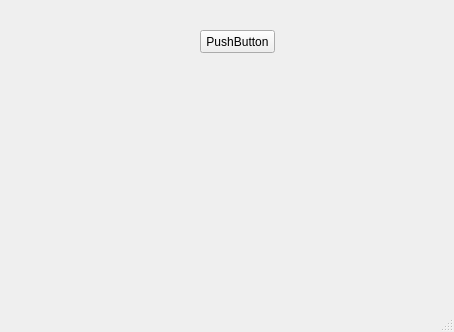
<?xml version="1.0" encoding="UTF-8"?>
<ui version="4.0">
 <class>MainWindow</class>
 <widget class="QMainWindow" name="MainWindow">
  <property name="geometry">
   <rect>
    <x>0</x>
    <y>0</y>
    <width>454</width>
    <height>332</height>
   </rect>
  </property>
  <property name="windowTitle">
   <string>MainWindow</string>
  </property>
  <widget class="QWidget" name="centralwidget">
   <widget class="QPushButton" name="pushButton">
    <property name="geometry">
     <rect>
      <x>200</x>
      <y>30</y>
      <width>75</width>
      <height>23</height>
     </rect>
    </property>
    <property name="text">
     <string>PushButton</string>
    </property>
   </widget>
  </widget>
  <widget class="QMenuBar" name="menubar">
   <property name="geometry">
    <rect>
     <x>0</x>
     <y>0</y>
     <width>454</width>
     <height>21</height>
    </rect>
   </property>
  </widget>
  <widget class="QStatusBar" name="statusbar"/>
 </widget>
 <resources/>
 <connections/>
</ui>
